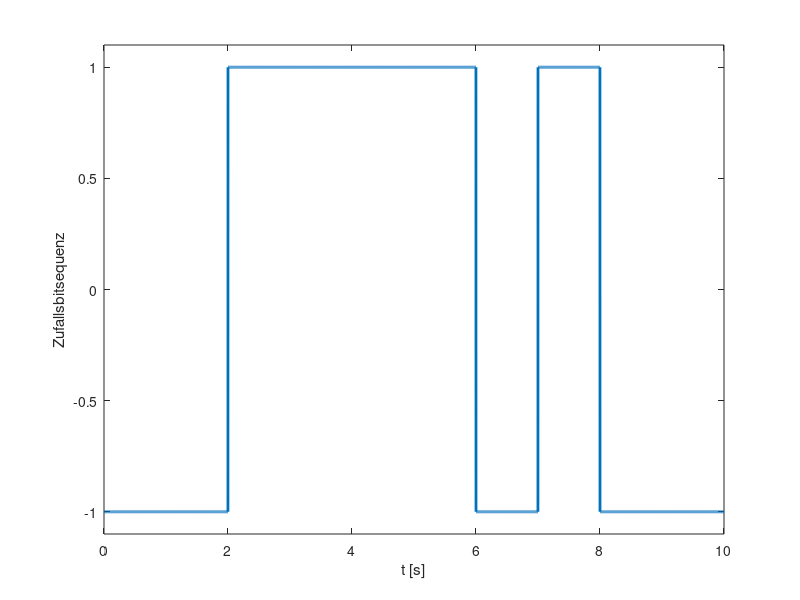

MATLAB code to generate this figure:
function [t,x]=K02_ErzeugungZufallsBitSequenz(Tb,AnzahlBit,fs)
% ollala
if nargin==0
    Tb=1;                   %Bitdauer
    AnzahlBit=10;                  % Anzahl Bit
    fs=1000;
    close all
end

rs=round(Tb*fs);
fss=fs*rs;

Nt=rs*AnzahlBit;
%-------------Generation des bipolaren Signals----------------------------
xo=2*(round(rand(AnzahlBit,1))-0.5);
xo(xo==0)=1;x=zeros(Nt,1);
x(1:rs:end,1)=xo;
g=ones(rs,1) ;
x=conv(x,g);
x=x(1:length(x)-length(g));
t=[0:length(x)-1]/fs;

if nargin==0
    plot(t,x,'Linewidth',2)
    xlabel('t [s]')
    ylabel('Zufallsbitsequenz')
    set(gca,'ylim',[-1.1 1.1])
end
